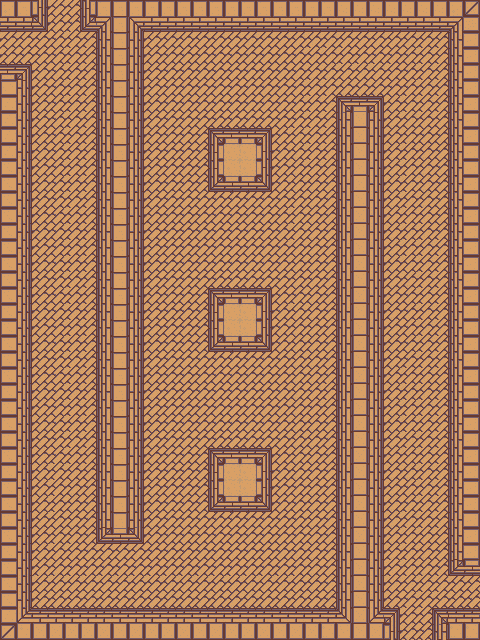

Tiled map render using the project's own tile images. Description and the whole map definition, tile-layer contents included, below:
An orthogonal 30x40 tile map with 16x16 px tiles, 1 tile layer (background), 3 tilesets and 11 objects.

<map version="1.0" orientation="orthogonal" renderorder="right-down" width="30" height="40" tilewidth="16" tileheight="16" nextobjectid="44">
 <tileset firstgid="1" name="tileset_1" tilewidth="16" tileheight="16" tilecount="1200" columns="40">
  <image source="tileset_1.png" width="640" height="480" />
 </tileset>
 <tileset firstgid="1201" name="player" tilewidth="32" tileheight="32" tilecount="1" columns="1">
  <image source="../../img/player_stand.png" width="32" height="36" />
 </tileset>
 <tileset firstgid="1202" name="scarab" tilewidth="64" tileheight="32" tilecount="1" columns="1">
  <image source="../../img/scarab.png" width="64" height="32" />
 </tileset>
 <layer name="background" width="30" height="40">
  <data encoding="csv">
5,4,283,83,84,281,4,4,4,4,4,4,4,4,4,4,4,4,4,4,4,3,3,3,3,3,3,3,5,6,
44,44,323,123,124,321,45,4,42,43,43,43,43,43,43,43,44,44,44,44,44,44,44,44,44,44,43,43,45,46,
83,84,84,124,83,84,125,4,122,83,84,84,84,84,84,84,84,84,84,84,84,84,84,84,84,84,83,84,125,126,
123,124,124,124,83,84,125,4,122,123,124,124,124,124,124,124,124,124,124,83,83,84,124,124,124,124,83,84,125,126,
242,243,123,124,83,84,125,4,122,123,124,124,124,124,124,124,124,124,124,123,123,83,83,83,84,124,83,84,125,126,
81,82,123,124,83,84,125,4,122,123,124,124,124,124,124,124,124,124,124,83,84,123,123,123,124,124,83,84,125,126,
161,82,123,124,83,84,125,4,122,123,124,124,124,124,124,124,124,124,124,83,84,241,242,243,123,83,84,84,125,126,
161,82,123,124,83,84,125,4,122,123,124,124,124,124,124,124,124,124,124,83,84,125,203,122,123,83,84,84,125,126,
161,82,123,124,83,84,125,4,122,123,124,124,124,241,242,242,243,124,83,83,84,125,203,122,123,123,124,124,125,126,
161,82,123,124,83,84,125,4,122,123,124,124,124,281,282,282,283,124,123,83,84,125,203,122,123,83,123,124,125,126,
121,82,123,124,83,84,125,4,122,123,124,124,124,281,282,282,283,124,123,83,84,125,203,122,123,83,123,124,125,126,
121,82,123,124,83,84,125,4,122,123,124,124,124,321,322,322,323,124,123,123,124,125,203,122,123,83,123,124,125,126,
121,82,123,124,83,84,125,4,122,123,124,124,124,124,124,124,124,124,123,123,124,125,203,122,123,83,123,124,125,126,
121,82,123,124,83,84,125,4,122,123,124,124,124,124,124,124,124,124,83,123,124,125,203,122,123,83,84,124,125,126,
121,82,123,124,83,84,125,4,122,123,124,124,124,124,124,124,124,124,83,123,124,125,203,122,123,83,84,124,125,126,
121,82,123,124,83,84,125,4,122,123,124,124,124,124,124,124,124,124,83,123,124,125,203,122,123,83,83,84,125,126,
121,82,123,124,83,84,125,4,122,123,124,124,124,124,124,124,124,124,123,123,124,125,203,122,123,83,83,84,125,126,
121,122,123,124,83,84,125,4,122,123,124,124,124,124,124,124,124,124,123,124,124,125,203,122,123,123,83,84,125,126,
121,122,123,124,83,84,125,4,122,123,124,124,124,241,242,242,243,124,124,123,124,125,203,122,123,124,83,84,125,126,
121,122,123,124,83,84,125,4,122,123,124,124,124,281,282,282,283,124,83,123,124,125,203,122,123,124,83,84,125,126,
121,122,123,124,83,84,125,4,122,123,124,124,124,281,282,282,283,124,123,123,124,125,203,122,123,124,83,84,125,126,
121,122,123,124,83,84,125,4,122,123,124,124,124,321,322,322,323,124,123,123,124,125,203,122,123,124,83,84,125,126,
121,122,123,124,83,84,125,4,122,123,124,124,124,124,124,124,124,124,123,123,124,125,203,122,123,124,83,84,125,126,
121,122,123,124,83,84,125,4,122,123,124,124,124,124,124,124,124,124,123,123,124,125,203,122,123,83,84,84,125,126,
121,122,123,124,83,84,125,4,122,123,124,124,124,124,124,124,124,124,123,124,84,125,203,122,123,83,84,124,125,126,
121,122,123,124,83,84,125,4,122,123,124,124,124,124,124,124,124,124,123,124,84,125,203,122,123,83,83,84,125,126,
121,122,123,124,83,84,125,4,122,123,124,124,124,124,124,124,124,124,123,123,124,125,203,122,123,83,83,84,125,126,
121,122,123,124,83,84,125,4,122,123,124,124,124,124,124,124,124,124,123,123,124,125,203,122,123,83,83,84,125,126,
121,122,123,124,83,84,125,4,122,123,124,124,124,241,242,242,243,124,123,123,124,125,203,122,123,83,83,84,125,126,
121,122,123,83,83,84,125,4,122,123,124,124,124,281,282,282,283,124,123,124,124,125,203,122,123,123,83,84,125,126,
121,122,123,83,123,124,125,4,122,123,124,124,124,281,282,282,283,124,124,123,124,125,203,122,123,124,83,84,125,126,
121,122,123,83,123,124,125,4,122,123,124,124,124,321,322,322,323,124,124,123,124,125,203,122,123,124,83,84,125,126,
121,122,123,83,123,124,125,4,122,123,124,124,124,124,124,124,124,124,124,123,124,125,203,122,123,83,84,84,125,126,
121,122,123,123,123,124,321,322,323,123,124,124,124,124,124,124,124,124,124,123,124,125,203,122,123,83,83,84,125,126,
121,122,123,83,84,124,84,84,84,124,124,124,124,124,124,124,124,124,124,123,124,125,203,122,123,83,123,124,125,126,
121,122,123,123,124,124,124,124,124,124,124,124,124,124,124,124,124,124,124,123,124,125,203,122,84,83,123,124,321,322,
121,122,83,83,83,83,83,83,83,83,83,83,83,83,83,83,83,83,83,123,124,125,203,122,83,84,83,84,83,84,
121,122,123,123,123,123,123,123,123,123,123,123,123,123,123,123,123,123,123,123,124,125,203,122,123,124,83,83,123,124,
161,162,163,163,163,163,163,163,163,163,163,163,163,163,163,163,163,163,163,163,164,165,203,162,243,83,84,241,164,164,
201,202,203,203,203,203,203,203,203,203,203,203,203,203,203,203,203,203,203,203,204,205,203,203,283,123,124,125,204,204
</data>
 </layer>
 <objectgroup name="enemies" />
 <objectgroup name="solids">
  <object id="33" x="0" y="0" width="48" height="32" />
  <object id="34" x="0" y="64" width="32" height="576" />
  <object id="35" x="32" y="608" width="368" height="32" />
  <object id="36" x="432" y="608" width="48" height="32" />
  <object id="37" x="336" y="96" width="48" height="512" />
  <object id="38" x="80" y="0" width="400" height="32" />
  <object id="39" x="96" y="32" width="48" height="512" />
  <object id="40" x="448" y="32" width="32" height="544" />
  <object id="41" x="208" y="128" width="64" height="64" />
  <object id="42" x="208" y="288" width="64" height="64" />
  <object id="43" x="208" y="448" width="64" height="64" />
 </objectgroup>
 <objectgroup name="player" />
</map>
